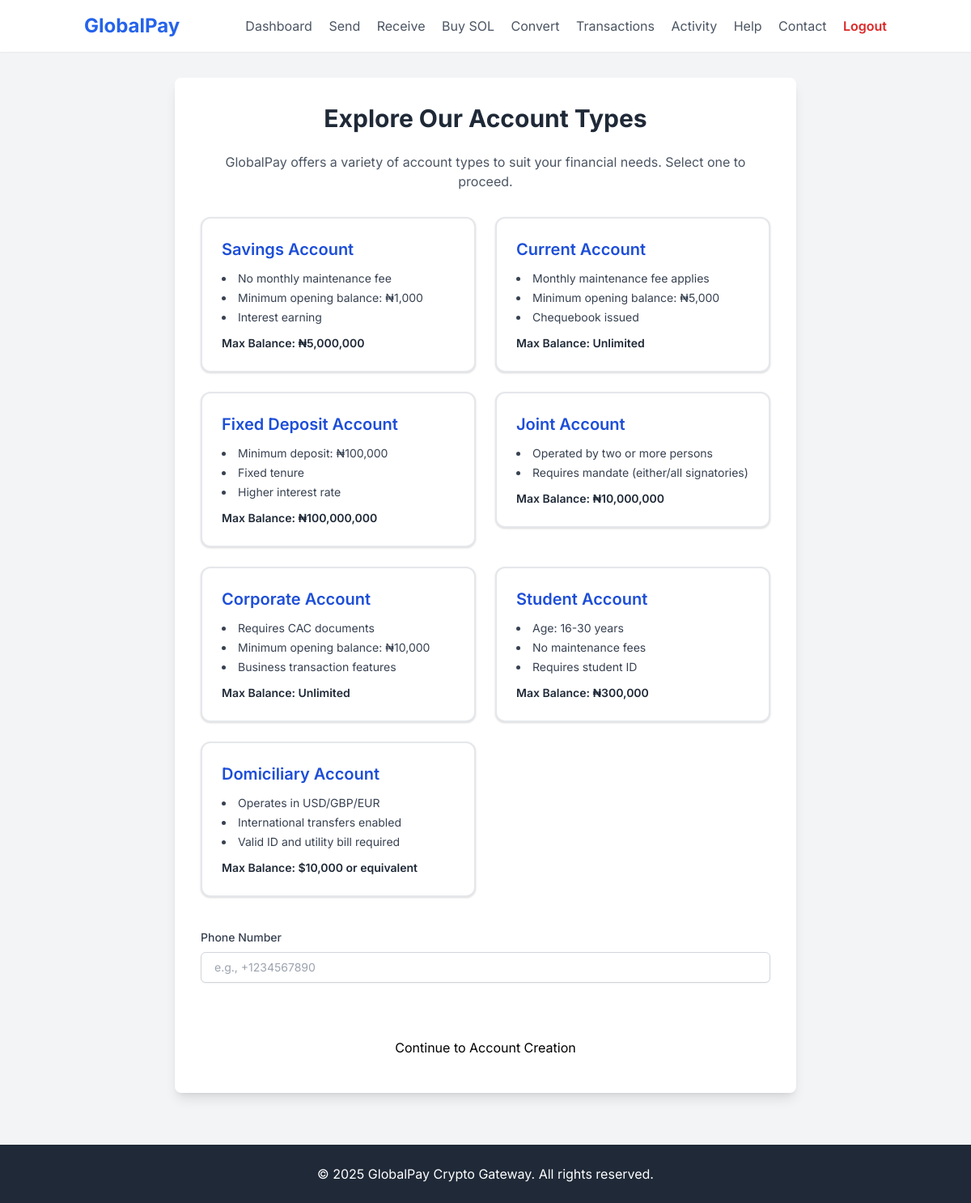
The page /create-bank-account (signed in) on the database its author committed.
### models.py (models this page shows, shortened)
class Account(db.Model):
    id = db.Column(db.Integer, primary_key=True)
    user_id = db.Column(db.Integer, db.ForeignKey('user.id'), nullable=False)
    phone = db.Column(db.String(20), nullable=False)
    account_type = db.Column(db.String(50), nullable=False) # e.g., 'Savings Account', 'Current Account', 'Domiciliary Account'
    balance = db.Column(db.Numeric(20, 2), default=Decimal('0.00'))
    max_balance = db.Column(db.String(50), nullable=True) # Stores string like '₦5,000,000' or 'Unlimited'
    created_at = db.Column(db.DateTime, default=datetime.utcnow)
    is_active = db.Column(db.Boolean, default=True)

### app.py (the view, shortened to what this page needs)
@app.route('/create-bank-account', methods=['GET', 'POST'])
@login_required
def create_bank_account():
    existing_account_types = [acc.account_type for acc in current_user.accounts]
    return render_template(
        "create_bank_account.html",
        existing_account_types=existing_account_types,
        ACCOUNT_DETAILS=ACCOUNT_DETAILS
    )

### app.py (called while the page is built)
@login_manager.user_loader
def load_user(user_id):
    return User.query.get(int(user_id))

@app.context_processor
def inject_now():
    def to_local_time(utc_dt):
        if utc_dt is None:
            return ""
        utc_dt = utc_dt.replace(tzinfo=pytz.utc)
        local_dt = utc_dt.astimezone(LOCAL_TIMEZONE)
        return local_dt.strftime('%Y-%m-%d %H:%M:%S')
    return dict(to_local_time=to_local_time, now=datetime.now)

### templates/create_bank_account.html (shortened to what this page needs)
<!DOCTYPE html>
<html lang="en">
<head>
    <script src="https://cdn.tailwindcss.com"></script>
</head>
<body class="flex flex-col min-h-screen">
    <header class="bg-white shadow-sm py-4">
        <nav class="container mx-auto px-4 flex justify-between items-center">
            <a href="{{ url_for('dashboard') }}" class="text-2xl font-bold text-blue-600">GlobalPay</a>
            <div class="space-x-4">
                {% if current_user.is_authenticated %}
                    <a href="{{ url_for('dashboard') }}" class="text-gray-600 hover:text-blue-600">Dashboard</a>
                    <a href="{{ url_for('send_crypto') }}" class="text-gray-600 hover:text-blue-600">Send</a>
                    <a href="{{ url_for('receive_crypto') }}" class="text-gray-600 hover:text-blue-600">Receive</a>
                    <a href="{{ url_for('buy_solana') }}" class="text-gray-600 hover:text-blue-600">Buy SOL</a>
                    <a href="{{ url_for('convert_currency') }}" class="text-gray-600 hover:text-blue-600">Convert</a>
                    <a href="{{ url_for('transactions') }}" class="text-gray-600 hover:text-blue-600">Transactions</a>
                    <a href="{{ url_for('activity_log') }}" class="text-gray-600 hover:text-blue-600">Activity</a>
                    <a href="{{ url_for('report_issue') }}" class="text-gray-600 hover:text-blue-600">Help</a>
                    <a href="{{ url_for('contact') }}" class="text-gray-600 hover:text-blue-600">Contact</a>
                    <a href="{{ url_for('logout') }}" class="text-red-600 hover:text-red-700 font-semibold">Logout</a>
                {% else %}
                    <a href="{{ url_for('login') }}" class="text-gray-600 hover:text-blue-600">Login</a>
                    <a href="{{ url_for('signup') }}" class="text-blue-600 hover:text-blue-700 font-semibold">Sign Up</a>
                {% endif %}
            </div>
        </nav>
    </header>
    <main class="flex-grow container mx-auto px-4 py-8">
        <div class="bg-white p-8 rounded-lg shadow-lg w-full max-w-3xl mx-auto">
            <h1 class="text-3xl font-bold text-gray-800 mb-6 text-center">Explore Our Account Types</h1>
            <p class="text-gray-600 mb-8 text-center">
                GlobalPay offers a variety of account types to suit your financial needs. Select one to proceed.
            </p>
            <form id="accountTypeForm" class="grid grid-cols-1 md:grid-cols-2 gap-6" method="POST" action="{{ url_for('create_bank_account') }}">
                {% for acc_type, details in ACCOUNT_DETAILS.items() %}
                    <div class="radio-card">
                        <label for="radio-{{ loop.index }}">
                            <h2 class="text-xl font-semibold text-blue-700 mb-3">{{ acc_type }}</h2>
                            <ul class="list-disc list-inside text-gray-700 text-sm space-y-1">
                                {% for condition in details.conditions.split('\n') %}
                                    <li>{{ condition.strip().replace('• ', '') }}</li>
                                {% endfor %}
                            </ul>
                            <p class="text-sm font-semibold text-gray-800 mt-3">Max Balance: {{ details.max_balance }}</p>
                        </label>
                    </div>
                {% endfor %}
                <div class="md:col-span-2 mt-4">
                    <label for="phone" class="block text-sm font-medium text-gray-700 mb-2">Phone Number</label>
                    <input type="tel" id="phone" name="phone" placeholder="e.g., +1234567890" class="mt-1 block w-full px-4 py-2 border border-gray-300 rounded-md shadow-sm focus:ring-blue-500 focus:border-blue-500 sm:text-sm" required>
                </div>
                <div class="md:col-span-2 text-center mt-8">
                    <button type="submit" class="btn-primary inline-block w-auto px-8 py-3">Continue to Account Creation</button>
                </div>
            </form>
        </div>
    </main>
    <footer class="bg-gray-800 text-white py-6 mt-8">
        <div class="container mx-auto px-4 text-center">
            <p>&copy; 2025 GlobalPay Crypto Gateway. All rights reserved.</p>
        </div>
    </footer>
</body>
</html>

### templates/create_bank_account.html (style rules this page uses)
body { font-family: 'Inter', sans-serif; background-color: #f3f4f6; }
.radio-card label { display: block; cursor: pointer; border: 2px solid #e5e7eb; border-radius: 0.75rem; padding: 1.5rem; transition: all 0.2s ease-in-out; background-color: #ffffff; box-shadow: 0 1px 3px 0 rgba(0, 0, 0, 0.1), 0 1px 2px 0 rgba(0, 0, 0, 0.06); position: relative; }
.btn-primary { @apply w-full px-6 py-3 bg-blue-600 text-white font-semibold rounded-lg shadow-md hover:bg-blue-700 focus:outline-none focus:ring-2 focus:ring-blue-500 focus:ring-opacity-75 transition duration-200; }

### rows shown on the page
Account: account_type "Savings Account", strip "No monthly maintenance fee" "Minimum opening balance: ₦1,000" "Interest earning", max_balance "₦5,000,000"

### other values the page prints
{{ acc_type }} "Current Account" "Fixed Deposit Account" "Joint Account" "Corporate Account" "Student Account" "Domiciliary Account"
{{ condition.strip().replace('• ', '') }} "Monthly maintenance fee applies" "Minimum opening balance: ₦5,000" "Chequebook issued" "Minimum deposit: ₦100,000" "Fixed tenure" "Higher interest rate" "Operated by two or more persons" "Requires mandate (either/all signatories)" "Requires CAC documents" "Minimum opening balance: ₦10,000" "Business transaction features" "Age: 16-30 years" "No maintenance fees" "Requires student ID" "Operates in USD/GBP/EUR" "International transfers enabled" "Valid ID and utility bill required"
{{ details.max_balance }} "Unlimited" "₦100,000,000" "₦10,000,000" "Unlimited" "₦300,000" "$10,000 or equivalent"
